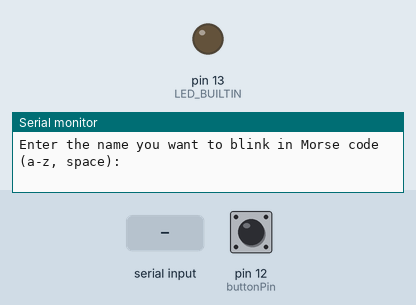
This sketch was run on a simulated Arduino Uno, built with avr-gcc and run on an emulated ATmega328P. On the bench: output pins drawn as LEDs (lit = HIGH), the last lines printed to the serial monitor. The test bench sets the inputs (shaded band); at power-on: pin 12 (buttonPin) HIGH.

Above: at 1.2 s.
1.3 s: "a\n" received over Serial
At 2.8 s:
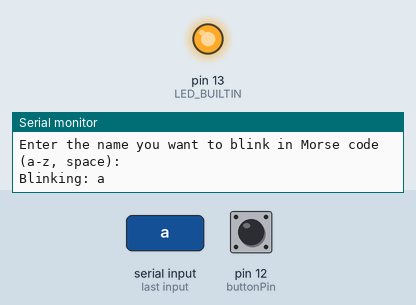
4.3 s: byte 10 ('\n') received over Serial
6.0 s: "b\n" received over Serial
7.5 s: pin 12 (buttonPin) pulled LOW for 0.15 s
At 9.12 s:
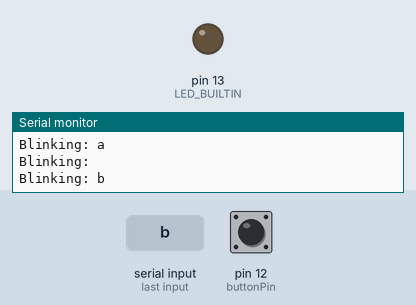
10.6 s: "c\n" received over Serial
13.2 s: pin 12 (buttonPin) pulled LOW for 1 s
At 13.8 s:
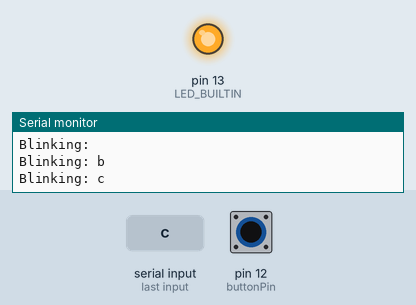
Timing chart, 0 to 18.2 s (numbered marks = the images above; inputs shaded):
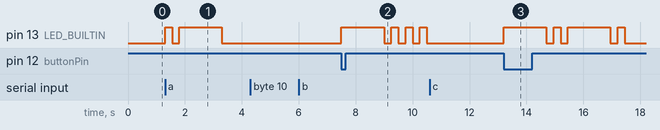

The sketch:

Morse_Code.ino
```cpp
const int buttonPin = 12;   // Pin 12 for the push button
int buttonState = 0;        // Current state of the button
int lastButtonState = HIGH; // Previous state of the button
bool nameBlinking = false;  // Flag to track if the name is currently blinking
int charIndex = 0;          // Index of the character being blinked

char inputName[100];        // Buffer to store user input
int inputIndex = 0;         // Index for reading user input

void setup() {
  pinMode(LED_BUILTIN, OUTPUT);
  pinMode(buttonPin, INPUT_PULLUP); // Use INPUT_PULLUP for internal pull-up resistor
  Serial.begin(9600);
  Serial.println("Enter the name you want to blink in Morse code (a-z, space):");
}

//procedure for dot
void dot() {
  digitalWrite(LED_BUILTIN, HIGH);
  delay(250);
  digitalWrite(LED_BUILTIN, LOW);
  delay(250);
}

//procedure for dash
void dash() {
  digitalWrite(LED_BUILTIN, HIGH);
  delay(1500);
  digitalWrite(LED_BUILTIN, LOW);
  delay(250);
}

//morse code encryption
void morse_encryption(char name) {
  switch (name) {
    case 'a':
      dot();
      dash();
      break;
    case 'b':
      dash();
      dot();
      dot();
      dot();
      break;
    case 'c':
      dash();
      dot();
      dash();
      dot();
      break;
    case 'd':
      dash();
      dot();
      dot();
      break;
    case 'e':
      dot();
      break;
    case 'f':
      dot();
      dot();
      dash();
      dot();
      break;
    case 'g':
      dash();
      dash();
      dot();
      break;
    case 'h':
      dot();
      dot();
      dot();
      dot();
      break;
    case 'i':
      dot();
      dot();
      break;
    case 'j':
      dot();
      dash();
      dash();
      dash();
      break;
    case 'k':
      dash();
      dot();
      dash();
      break;
    case 'l':
      dot();
      dash();
      dot();
      dot();
      break;
    case 'm':
      dash();
      dash();
      break;
    case 'n':
      dash();
      dot();
      break;
    case 'o':
      dash();
      dash();
      dash();
      break;
    case 'p':
      dot();
      dash();
      dash();
      dot();
      break;
    case 'q':
      dash();
      dash();
      dot();
      dash();
      break;
    case 'r':
      dot();
      dash();
      dot();
      break;
    case 's':
      dot();
      dot();
      dot();
      break;
    case 't':
      dash();
      break;
    case 'u':
      dot();
      dot();
      dash();
      break;
    case 'v':
      dot();
      dot();
      dot();
      dash();
      break;
    case 'w':
      dot();
      dash();
      dash();
      break;
    case 'x':
      dash();
      dot();
      dot();
      dash();
      break;
    case 'y':
      dash();
      dot();
      dash();
      dash();
      break;
    case 'z':
      dash();
      dash();
      dot();
      dot();
      break;
    default:
      // Ignore unknown characters
      break;
  }
}

void loop() {
  buttonState = digitalRead(buttonPin);

  if (buttonState == LOW && lastButtonState == HIGH) {
    nameBlinking = !nameBlinking; // Toggle the blinking flag
    charIndex = 0; // Reset the character index
  }

  lastButtonState = buttonState;

  if (nameBlinking) {
    if (inputName[charIndex] != '\0') {
      char y = inputName[charIndex];
      morse_encryption(y);
      delay(1000); // Pause between characters

      charIndex++;
    } else {
      nameBlinking = false; // End of input name, stop blinking
    }
  } else {
    // Turn off the LED if not blinking
    digitalWrite(LED_BUILTIN, LOW);
  }

  // Read user input from Serial Monitor
  while (Serial.available() > 0) {
    char incomingChar = Serial.read();
    if (incomingChar == '\n' || inputIndex >= sizeof(inputName) - 1) {
      inputName[inputIndex] = '\0'; // Null-terminate the string
      inputIndex = 0; // Reset input index
      Serial.print("Blinking: ");
      Serial.println(inputName);
      nameBlinking = true; // Start blinking the input name
    } else {
      inputName[inputIndex] = incomingChar;
      inputIndex++;
    }
  }
}
```

Measured:
- after the input at 1.3 s, pin 13 (LED_BUILTIN): LOW → HIGH at once, → LOW 0.25 s later, → HIGH 0.25 s later, → LOW 1.5 s later
- after the input at 7.5 s, pin 13 (LED_BUILTIN): LOW → HIGH at once, then repeats every 0.50 s: LOW 0.25 s, HIGH 0.25 s
- after the input at 13.2 s, pin 13 (LED_BUILTIN): LOW → HIGH at once, → LOW 1.5 s later, → HIGH 0.25 s later, → LOW 0.25 s later, … (8 changes in this stretch)
